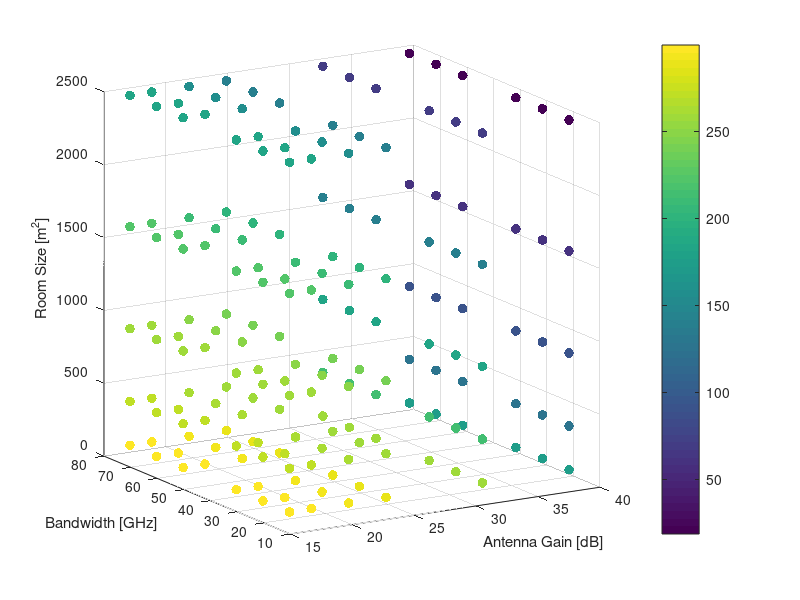

This chart was generated by the following MATLAB code: (Note: this script raises an error after producing the figure.)
clc;
close all;
clear;
bw_range = [15 25 35 55 65 75]; 
beam_width_range = [0.1 0.5 3 6 12 18];
room_radius      = [5 10 15 20 25]; % [m] 


% Step-1 Compute the Antenna Gain Relative to that of the beam-width
G = 10 .* log10((4*pi) ./ (deg2rad(beam_width_range))); %[dB]

% Example throughput values (use your tput_results instead)
tput_results = load("tput.mat").tput_results;
t_flat = []
figure;
for gain = 1:length(G)
    for bw = 1:length(bw_range)
        for rad = 1:length(room_radius)
            t_val = tput_results(gain,bw,rad);
            t_val = t_val /1e9;
            scatter3(G(gain), bw_range(bw), (2*room_radius(rad))^2, 50,t_val,'filled');
            hold on;
    end
end
end
% ax = gca;
% ax.XDir = 'reverse';
view(-31,14)
xlabel('Antenna Gain [dB]')
ylabel('Bandwidth [GHz]')
zlabel('Room Size [m^2]')

cb = colorbar;                                     % create and label the colorbar
cb.Label.String = 'Tput [Gbps]';
